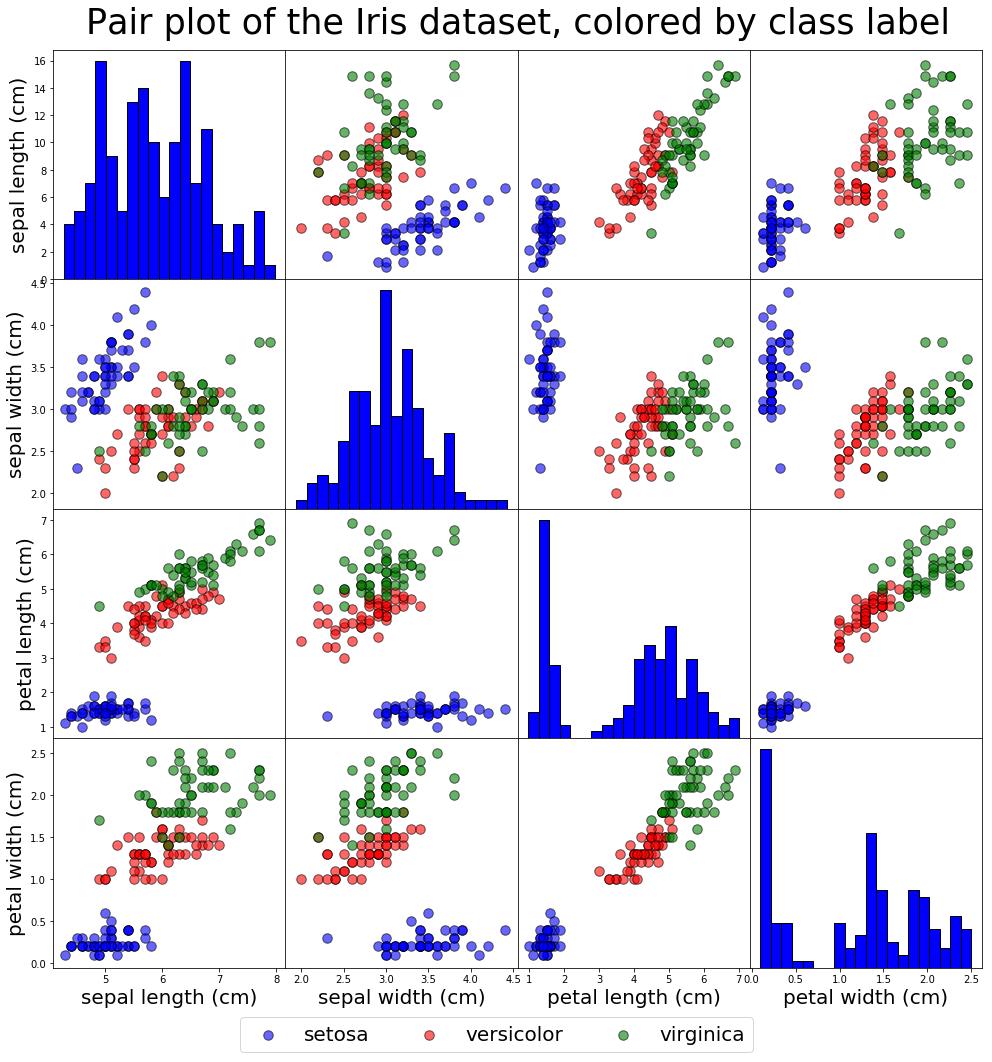

Source code (Python):
"""
Create a pair-plot of the iris dataset similar to Figure 1-3 in IMLP using 
only numpy and matplotlib (you can use scikit-learn to load the data with 
sklearn.datasets.load_iris, you are not allowed to use pandas). Ensure all 
axes are labeled. The diagonals need to contain histograms, the different 
species need to be distinguished by color or glyph, and there needs to be a
legend for the species.

reference for generating single legend for multiple subplots
https://stackoverflow.com/questions/9834452/how-do-i-make-a-single-legend-for-many-subplots-with-matplotlib
https://matplotlib.org/examples/pylab_examples/figlegend_demo.html
no ticks
https://stackoverflow.com/questions/12998430/remove-xticks-in-a-matplotlib-plot
no white space
https://stackoverflow.com/questions/41071947/how-to-remove-the-space-between-subplots-in-matplotlib-pyplot
super title
https://stackoverflow.com/questions/7066121/how-to-set-a-single-main-title-above-all-the-subplots-with-pyplot
adjust subplot marginal space
https://matplotlib.org/api/_as_gen/matplotlib.pyplot.subplots_adjust.html 
"""

import matplotlib.pyplot as plt
import sklearn.datasets

# import data
df = sklearn.datasets.load_iris()

# extract x and y
x, y = df['data'], df['target']

# save for labels
feature_names =  df['feature_names']
target_names = df['target_names']

# constants 
row = col = 4
color_map =['b','r','g']

# frame, ax can be accessed as matrix form ax[i][j]
fig, ax = plt.subplots(row, col, figsize=(15, 15))
handle_collection = []

# set up title
plt.suptitle('Pair plot of the Iris dataset, colored by class label', 
             fontsize= 35)

# generate plot
for i in range(row):
    for j in range(col):
        # diagonal: plot histogram
        if i == j:
            ax[i][j].hist(x[:, i], bins=20, color='b', edgecolor='k')
        # others
        else:
            for idx in range(3):
                partial_x = x[y==idx]
                handle = ax[i][j].scatter(partial_x[:,j], 
                                          partial_x[:,i],
                                          color = color_map[idx],
                                          edgecolor='k',
                                          s = 90,
                                          alpha = 0.6,
                                          label=target_names[idx])
                handle_collection.append(handle)
# set up ticks
for i in range(row):
    for j in range(col):
        if (i < 3):
            ax[i][j].set_xticks([])
            ax[i][j].set_xticklabels([])
        if (j > 0):
            ax[i][j].set_yticks([])
            ax[i][j].set_yticklabels([])

# set up labels
for i in range(row):
    ax[i][0].set_ylabel(feature_names[i], fontsize = 20)
     
for j in range(col):                   
    ax[3][j].set_xlabel(feature_names[j], fontsize = 20)

# remove white spalce
plt.subplots_adjust(wspace=0, hspace=0)

# legend
fig.legend(handle_collection, 
           target_names, 
           loc = 'lower center', 
           ncol = 3,
           fontsize = 20)

# adjust edge
plt.subplots_adjust(bottom=0.09, top=0.94, right=0.93, left=0.07)

# save
plt.savefig('task22.png', format='PNG', bbox_inches =  'tight')